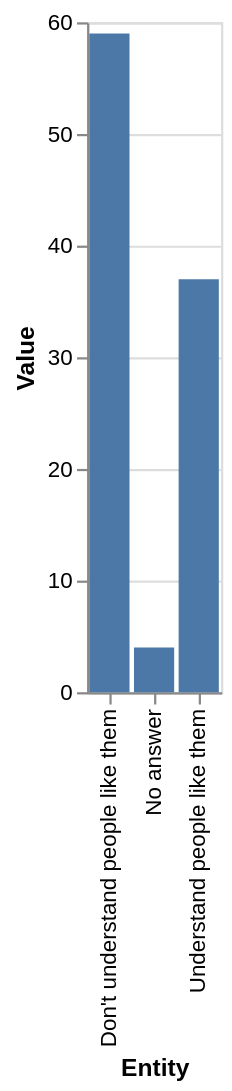

The Vega-Lite source for this figure:
### Vega-Lite specification from a JSON file in a GitHub repository (floating-point values rounded to 4 significant figures)
{"$schema": "https://vega.github.io/schema/vega-lite/v5.json", "description": "Bar chart auto-generated from CSV", "data": {"values": [{"Entity": "No answer", "Value": "4"}, {"Entity": "Don't understand people like them", "Value": "59"}, {"Entity": "Understand people like them", "Value": "37"}]}, "mark": "bar", "encoding": {"x": {"field": "Entity", "type": "ordinal"}, "y": {"field": "Value", "type": "quantitative"}}}
